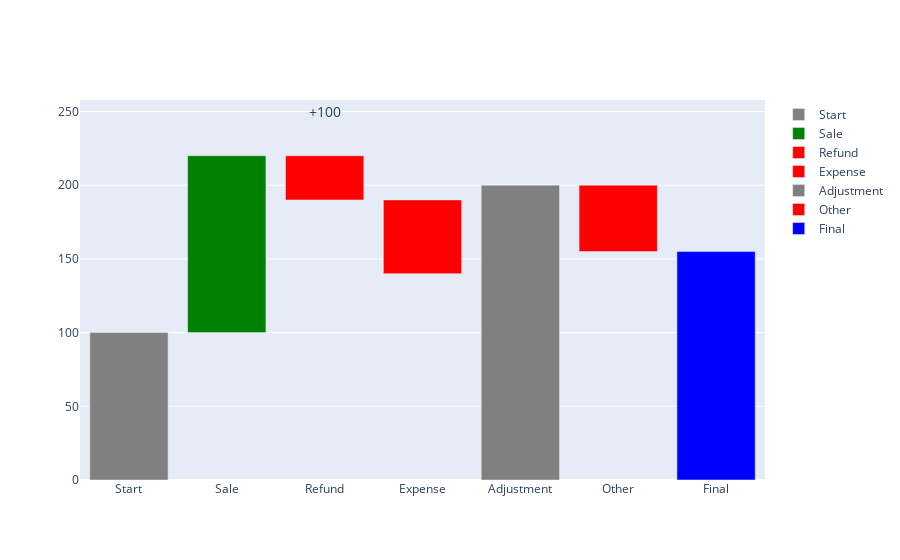

The notebook cell saved with this chart:
### Code cell
class WaterfallChart:
    def __init__(self, data, measures):
        self.data = data
        self.measures = measures
        self.fig = go.Figure()

    def add_bar(self, name, amount, base, color):
        bar = go.Bar(name=name, x=[name], y=[amount], base=base, marker_color=color)
        self.fig.add_trace(bar)

    def add_annotations(self, x, y, text, font_size=14):
        self.fig.add_annotation(
            x=x, y=y, text=text, showarrow=False, font=dict(size=font_size)
        )

    def create_waterfall(self):
        total = 0
        last_absolute = 0
        last_index = 0  # Keep track of the index of the last absolute bar

        for i, (item, measure) in enumerate(zip(self.data, self.measures)):
            name = item['name']
            amount = item.get('amount', 0) if measure != 'total' else total
            color = 'grey'

            if measure == 'total':
                color = 'blue'
                self.add_bar(name, amount, 0, color)
                last_absolute = total
            elif measure == 'absolute':
                color = 'grey'
                self.add_bar(name, amount, 0, color)
                total = amount
                # If not the first bar, display the difference as annotation
                if i > 0:
                    diff = total - last_absolute
                    annotation_text = f"{diff:+}"  # + for positive, - for negative
                    # Use the indices of the bars to find the midpoint
                    mid_point_x = (last_index + i) / 2
                    self.add_annotations(mid_point_x, total + diff/2, annotation_text)
                last_absolute = amount
                last_index = i  # Update the index of the last absolute bar
            else:  # measure is 'relative'
                color = 'green' if amount >= 0 else 'red'
                self.add_bar(name, amount, total, color)
                total += amount

    def show_chart(self):
        self.create_waterfall()
        pyo.iplot(self.fig)
data = [
    {'name': 'Start', 'amount': 100},
    {'name': 'Sale', 'amount': 120},
    {'name': 'Refund', 'amount': -30},
    {'name': 'Expense', 'amount': -50},
    {'name': 'Adjustment', 'amount': 200},
    {'name': 'Other', 'amount': -45},
    {'name': 'Final', 'amount': None}
]
measures = ['absolute', 'relative', 'relative', 'relative', 'absolute', 'relative', 'total']

chart = WaterfallChart(data, measures)
chart.show_chart()

### Figure 1 — Plotly figure (JSON) as saved in the notebook; plotly's stock layout.template omitted (floating-point values rounded to 4 significant figures)
{"data": [{"base": 0, "marker": {"color": "grey"}, "name": "Start", "type": "bar", "x": ["Start"], "y": [100]}, {"base": 100, "marker": {"color": "green"}, "name": "Sale", "type": "bar", "x": ["Sale"], "y": [120]}, {"base": 220, "marker": {"color": "red"}, "name": "Refund", "type": "bar", "x": ["Refund"], "y": [-30]}, {"base": 190, "marker": {"color": "red"}, "name": "Expense", "type": "bar", "x": ["Expense"], "y": [-50]}, {"base": 0, "marker": {"color": "grey"}, "name": "Adjustment", "type": "bar", "x": ["Adjustment"], "y": [200]}, {"base": 200, "marker": {"color": "red"}, "name": "Other", "type": "bar", "x": ["Other"], "y": [-45]}, {"base": 0, "marker": {"color": "blue"}, "name": "Final", "type": "bar", "x": ["Final"], "y": [155]}], "layout": {"annotations": [{"font": {"size": 14}, "showarrow": false, "text": "+100", "x": 2, "y": 250}]}}
